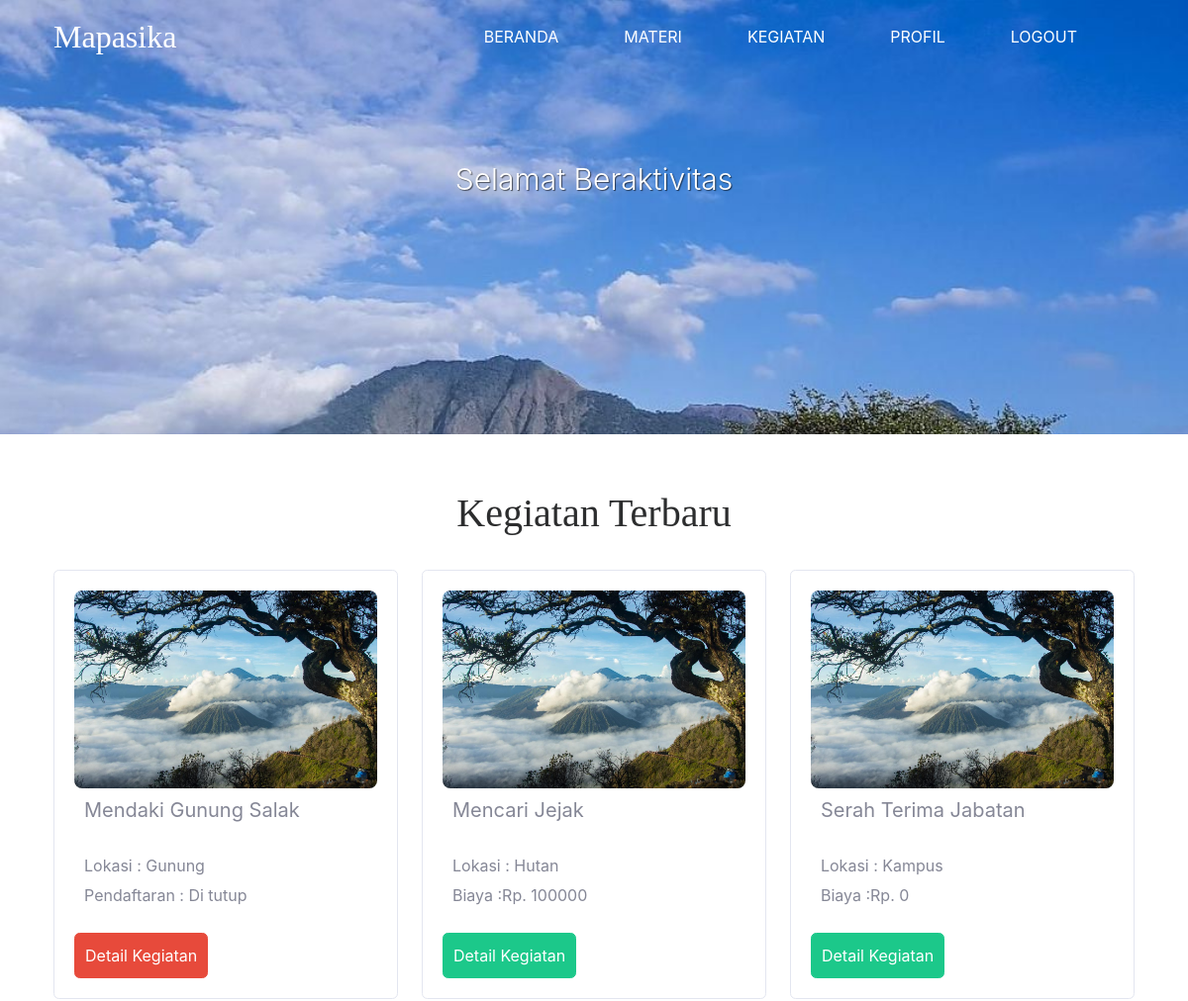
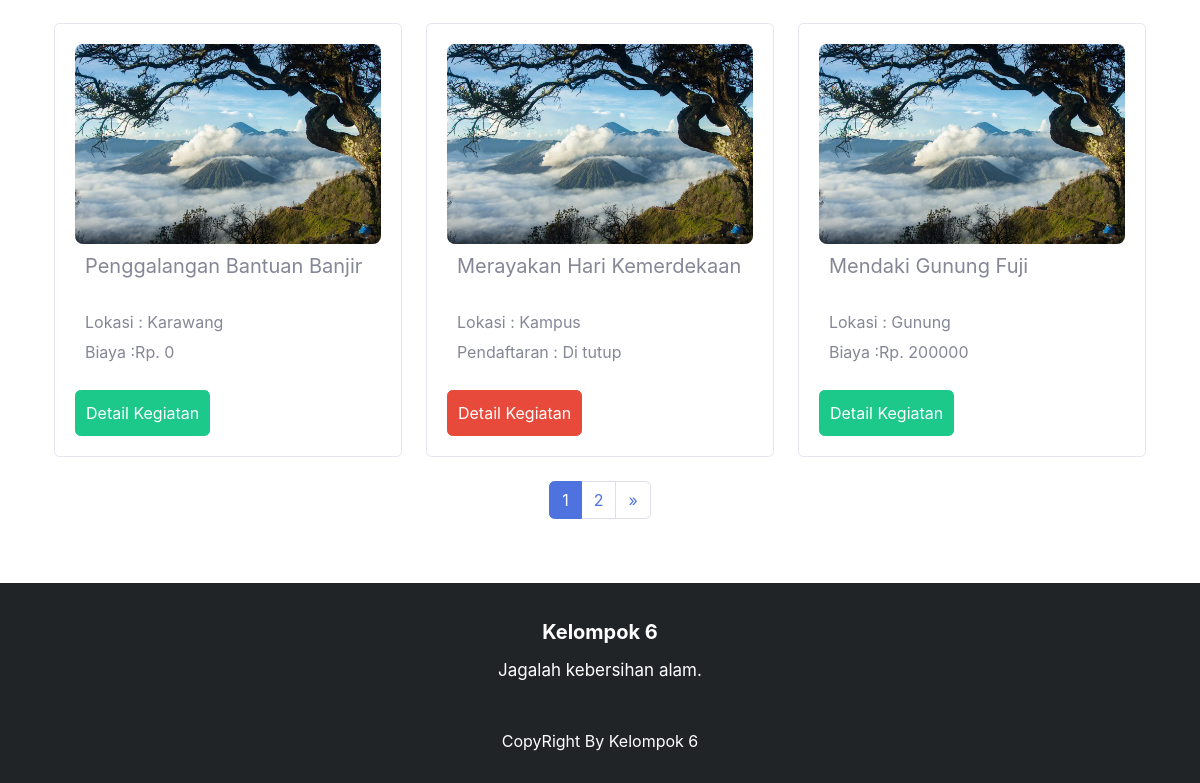
The page /index.php/kegiatan on the database its author committed (2 pictures, top to bottom).
### tables this page shows
CREATE TABLE `kegiatan` (
  `id_kegiatan` int(11) NOT NULL,
  `tgl_kegiatan` date NOT NULL,
  `nama_kegiatan` varchar(50) NOT NULL,
  `lokasi` varchar(30) NOT NULL,
  `biaya` int(11) NOT NULL,
  `thn` year(4) NOT NULL,
  `img` varchar(50) NOT NULL,
  `status` varchar(10) NOT NULL
);

### index.php (called while the page is built, shortened)
<?php
require_once BASEPATH.'core/CodeIgniter.php';

### application/config/config.php (called while the page is built, shortened)
<?php
$config['base_url'] = 'http://localhost/mapasika/';
$config['index_page'] = '';
$config['uri_protocol']	= 'REQUEST_URI';
$config['url_suffix'] = '';
$config['language']	= 'english';
$config['charset'] = 'UTF-8';
$config['enable_hooks'] = FALSE;
$config['subclass_prefix'] = 'MY_';
$config['composer_autoload'] = FALSE;
$config['permitted_uri_chars'] = 'a-z 0-9~%.:_\-';
$config['enable_query_strings'] = FALSE;
$config['controller_trigger'] = 'c';
$config['function_trigger'] = 'm';
$config['directory_trigger'] = 'd';
$config['allow_get_array'] = TRUE;
$config['log_threshold'] = 0;
$config['log_path'] = '';
$config['log_file_extension'] = '';
$config['log_file_permissions'] = 0644;
$config['log_date_format'] = 'Y-m-d H:i:s';
$config['error_views_path'] = '';
$config['cache_path'] = '';
$config['cache_query_string'] = FALSE;
$config['encryption_key'] = '';
$config['sess_driver'] = 'files';
$config['sess_cookie_name'] = 'ci_session';
$config['sess_samesite'] = 'Lax';
$config['sess_expiration'] = 7200;
$config['sess_save_path'] = NULL;
$config['sess_match_ip'] = FALSE;
$config['sess_time_to_update'] = 300;
$config['sess_regenerate_destroy'] = FALSE;
$config['cookie_prefix']	= '';
$config['cookie_domain']	= '';
$config['cookie_path']		= '/';
$config['cookie_secure']	= FALSE;
$config['cookie_httponly'] 	= FALSE;
$config['cookie_samesite'] 	= 'Lax';
$config['standardize_newlines'] = FALSE;
$config['global_xss_filtering'] = FALSE;
$config['csrf_protection'] = FALSE;
$config['csrf_token_name'] = 'csrf_test_name';
$config['csrf_cookie_name'] = 'csrf_cookie_name';
$config['csrf_expire'] = 7200;
$config['csrf_regenerate'] = TRUE;
$config['csrf_exclude_uris'] = array();
$config['compress_output'] = FALSE;
$config['time_reference'] = 'local';
$config['rewrite_short_tags'] = FALSE;
$config['proxy_ips'] = '';

### application/models/ModelKegiatan.php (called while the page is built, shortened)
<?php
class ModelKegiatan extends CI_Model{
    public function count()
    {
        return $this->db->get('kegiatan');
    }
    public function getKegiatanLimit($limit, $start)
    {
        return $this->db->get('kegiatan', $limit, $start);
    }
}

### application/views/kegiatan/index.php (the view, shortened to what this page needs)
<div class="jumbotron jumbotron-fluid">
		<div class="container">
			<h1 class="display-4 text-center">Selamat Beraktivitas<br><span><?= $user['nama']; ?></span><br>
		</div>
</div>
<div class="container mt-5 mb-5">
    <div class="row">
        <div class="col-lg">
            <div class="title mt-2 mb-2">
                <h2>Kegiatan Terbaru</h2>
            </div>
            <div class="row">
                <?php foreach ($kegiatan as $k): ?>
                <div class="col-sm-4">
                    <div class="card">
                        <div class="card-body">
                            <img src="<?= base_url('assets');?>/gambar/<?= $k['img']; ?>" style="height: 200px;" alt="gambar">
                            <h5 class="card-title" style="min-height:30px; white-space: nowrap;
                                overflow: hidden;
                                text-overflow: ellipsis;
                                max-width: 400px;"><?= $k['nama_kegiatan']; ?></h5>
                            <p class="card-text" style="min-height:30px; white-space: nowrap;
                                overflow: hidden;
                                text-overflow: ellipsis;
                                max-width: 400px;">Lokasi : <?= $k['lokasi']; ?></p>
                            <?php if ($k['status'] == 'buka') { ?>
                                <p class="card-text" style="margin-top: -30px;">Biaya :Rp. <?= $k['biaya']; ?></p>
                                <a href="<?= base_url('kegiatan/detail/') . $k['id_kegiatan']; ?>" class="btn btn-success">Detail Kegiatan</a>
                            <?php }elseif ($k['status'] == 'tutup'){ ?>
                                <p class="card-text" style="margin-top: -30px;">Pendaftaran : Di tutup</p>
                                <a href="<?= base_url('kegiatan/detail/') . $k['id_kegiatan']; ?>" class="btn btn-danger">Detail Kegiatan</a>
                            <?php }?>
                        </div>
                    </div>
                </div>
                <?php endforeach; ?>
            </div>
            <br>
            <?= $this->pagination->create_links(); ?>
        </div>
    </div>
</div>

### application/controllers/Kegiatan.php (shortened to what this page needs)
<?php
class Kegiatan extends CI_Controller {
    public function __construct(){
        $this->load->library('pagination');
        $this->load->model('ModelUser');
        $this->load->model('ModelKegiatan');
        $this->load->library('form_validation');
      }
    public function index() {
        $config['base_url'] = 'http://localhost/mapasika/kegiatan/index';
        $config['total_rows'] = $this->ModelKegiatan->count()->num_rows();
        $config['per_page'] = 6;
        $config['full_tag_open'] = '<nav><ul class="pagination justify-content-center">';
        $config['full_tag_close'] = '</ul></nav>';
        $config['next_tag_open'] = '<li class="page-item">';
        $config['next_tag_close'] = '</li>';
        $config['cur_tag_open'] = '<li class="page-item active"><a class="page-link" href="#">';
        $config['cur_tag_close'] = '</a></li>';
        $config['num_tag_open'] = '<li class="page-item">';
        $config['num_tag_close'] = '</li>';
        $data['judul'] = 'Kegiatan';
        $data['link'] = 'kegiatan.css';
        $data['start'] = $this->uri->segment(3);
        $data['kegiatan'] = $this->ModelKegiatan->getKegiatanLimit($config['per_page'], $data['start'])->result_array();
        $data['user'] = $this->ModelUser->cekData(['email' => $this->session->userdata('email')])->row_array();
        $this->load->view('templates/header_user', $data);
        $this->load->view('templates/topbar_user', $data);
        $this->load->view('kegiatan/index', $data);
        $this->load->view('templates/footer_user',);
    }
}

### application/views/templates/header_user.php (shortened to what this page needs)
<!doctype html>
<html lang="en">
  <head>
    <link rel="stylesheet" href="https://cdn.jsdelivr.net/npm/bootstrap@4.6.1/dist/css/bootstrap.min.css">
    <link rel="stylesheet" href="https://cdnjs.cloudflare.com/ajax/libs/font-awesome/6.1.1/css/all.min.css" />
    <link href="<?= base_url('assets/'); ?>css/sb-admin-2.min.css" rel="stylesheet">
    <link href="<?= base_url('assets/'); ?>vendor/datatables/dataTables.bootstrap4.min.css" rel="stylesheet">
    <link rel="stylesheet" href="<?= base_url('assets');?>/css/<?= $link;?>">
  </head>
  <body>

### application/views/templates/topbar_user.php (shortened to what this page needs)
<nav class="navbar navbar-expand-lg navbar-light">
        <div class="container">
        <a class="navbar-brand" href="#"><span>Mapasika</span></a>
            <div class="collapse navbar-collapse" id="navbarNavAltMarkup">
                <div class="navbar-nav ml-auto">
                    <a class="nav-link active" href="<?= base_url('user');?>"><span>Beranda</span></a>
                    <a class="nav-link" href="<?= base_url('user/materi');?>"><span>Materi</span></a>
                    <a class="nav-link" href="<?= base_url('kegiatan/');?>"><span>Kegiatan</span></a>
                <?php if ($user['role_id'] == 1) { ?>
                    <a class="nav-link" href="<?= base_url('auth/logout');?>"><span>logout</span></a>
                </div>
                    <a class="btn btn-succces tombol" href="<?= base_url('user/daftar');?>">Daftar</a>
                <?php }else{ ?>
                    <a class="nav-link" href="<?= base_url('profil/');?>"><span>Profil</span></a>
                    <a class="nav-link" href="<?= base_url('auth/logout');?>"><span>logout</span></a>
                </div>
                <?php }?>
            </div>
        </div>
    </nav>

### application/views/templates/footer_user.php (shortened to what this page needs)
	<footer>
		<p>Kelompok 6</p>
		<p>Jagalah kebersihan alam.</p>
		<p class="end">CopyRight By Kelompok 6</p>
	</footer>
  </body>
</html>

### assets/css/kegiatan.css (style rules this page uses)
.navbar-brand { font-family: viga; font-size: 32px; }
.navbar-brand span { color: rgb(39, 36, 36); }
.nav-link span { color: rgb(39, 36, 36); }
.title { text-align: center; }
.title h2 { color: #2c2d2e; font-size: 40px; font-family: viga; line-height: 1.2; }
.col-sm-4 { margin-top: 25px; }
.card img { height: 100%; width: 100%; border-radius: .5rem; object-fit: cover; }
.card .card-body h5 { padding: 10px; }
.card .card-body p { padding: 10px; }
.card .card-body a { padding: 10px; }
footer { position: relative; width: 100%; height: 200px; background: #212427; display: flex; flex-direction: column; align-items: center; justify-content: center; }
footer p:nth-child(1) { margin-top: 20px; font-size: 20px; color: white; margin-bottom: 10px; font-weight: bold; }
footer p:nth-child(2) { color: white; font-size: 17px; width: 500px; text-align: center; line-height: 26px; }
.end { color: white; margin-top: 30px; }
@media (min-width: 992px) { .nav-link { text-transform: uppercase; margin-right: 50px; } }
@media (min-width: 992px) { .navbar-brand span { color: white; } }
@media (min-width: 992px) { .nav-link span { color: white; } }

### rows shown on the page
kegiatan: img (picture), nama_kegiatan "Mendaki Gunung Salak", lokasi "Gunung"
kegiatan: img (picture), nama_kegiatan "Mencari Jejak", lokasi "Hutan", biaya "100000"
kegiatan: img (picture), nama_kegiatan "Serah Terima Jabatan", lokasi "Kampus", biaya "0"
kegiatan: img (picture), nama_kegiatan "Penggalangan Bantuan Banjir", lokasi "Karawang", biaya "0"
kegiatan: img (picture), nama_kegiatan "Merayakan Hari Kemerdekaan", lokasi "Kampus"
kegiatan: img (picture), nama_kegiatan "Mendaki Gunung Fuji", lokasi "Gunung", biaya "200000"

### other values the page prints
$this->pagination->create_links() "1 2 »"
